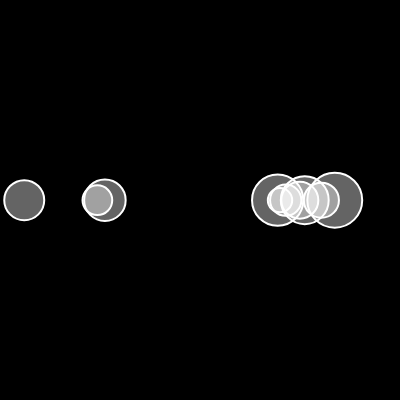
Frame 1 (no input)
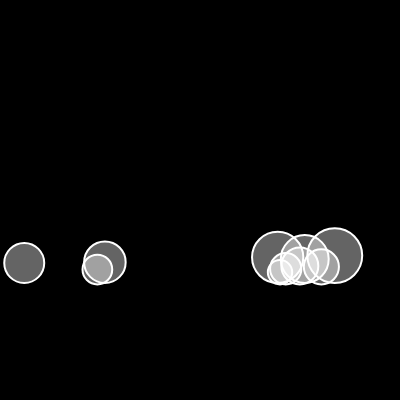
Frame 60 (no input)
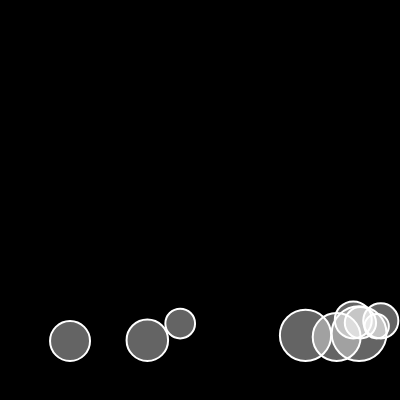
Frame 120 (the mouse pressed at the canvas centre since frame 60)

The p5.js sketch that drew these frames (run headless with seeded random() and noise() and a simulated clock; from frame 60 on, the mouse is pressed at the canvas centre):

// p5.js sketch
// ── sketch.js
let mover = [];
let mu = 0.3;

function setup() {
  createCanvas(400, 400);
  for(let i = 0; i < 10; i++){
    mover[i] = new Mover(random(width), 200, random(1,8));  
  }
}

function draw() {
  background(0);

  for(let i = 0; i < 10; i++){
  if (mouseIsPressed) {
    let wind = createVector(0.1, 0);
    mover[i].applyForce(wind);    
  }
  
  let gravity = createVector(0, 0.2);
  let weight = p5.Vector.mult(gravity, mover[i].mass);  
  mover[i].applyForce(weight);  
  mover[i].friction(mu);
  mover[i].update();
  mover[i].edges();
  mover[i].show();
  }
}
// ── mover.js
class Mover {
  constructor(x, y, m) {
    this.pos = createVector(x, y);
    this.vel = createVector(0, 0);
    this.acc = createVector(0, 0);
    this.mass = m;
    this.r = sqrt(this.mass) * 10;
  }


  applyForce(force) {
    let f = p5.Vector.div(force, this.mass);
    this.acc.add(f);
  }
  
  friction(mu){
    let diff = height - (this.pos.y -this.r);
    if(diff < 1){
      let fforce = this.vel.copy();      
      fforce.normalize();
      fforce.mult(-1);
      let normal = this.mass;
      fforce.setMag(mu * normal);
      this.applyForce(fforce);
    }
  }


  edges() {
    if (this.pos.y >= height - this.r) {
      this.pos.y = height - this.r;
      this.vel.y *= -1;
    }

    if (this.pos.x >= width - this.r) {
      this.pos.x = width - this.r;
      this.vel.x *= -1;
    } else if (this.pos.x <= this.r) {
      this.pos.x = this.r;
      this.vel.x *= -1;
    }
  }


  update() {

    // let mouse = createVector(mouseX, mouseY);
    // this.acc = p5.Vector.sub(mouse, this.pos);
    // this.acc.setMag(0.1);

    this.vel.add(this.acc);
    this.pos.add(this.vel);
    this.acc.set(0, 0);
  }

  show() {
    stroke(255);
    strokeWeight(2);
    fill(255, 100);
    ellipse(this.pos.x, this.pos.y, this.r * 2);
  }
}
